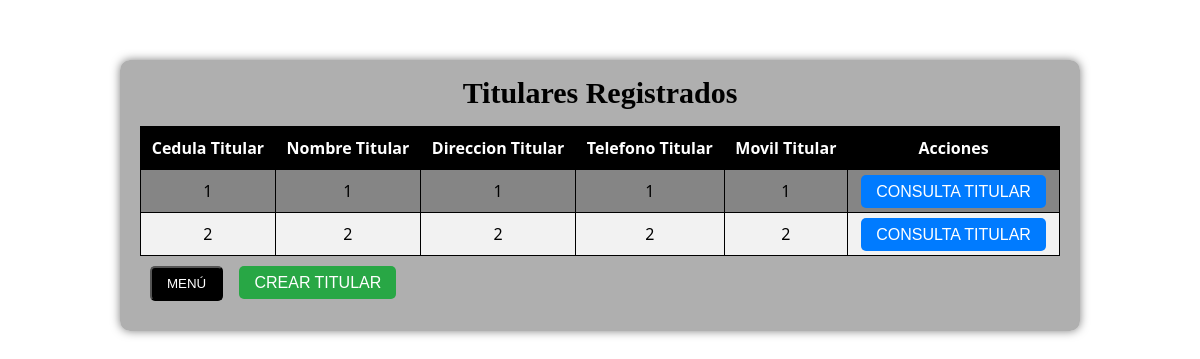
Page /Crud_titular/index.php on the committed database.
### tables this page shows
CREATE TABLE `titular` (
  `cedula_titular` int(12) NOT NULL,
  `nombre_titular` varchar(25) NOT NULL,
  `direccion_titular` varchar(50) NOT NULL,
  `telefono_titular` varchar(14) NOT NULL,
  `movil_titular` varchar(14) NOT NULL
);

### Crud_titular/index.php (the view, shortened to what this page needs)
<?php
$conect = connection();
$search = "SELECT * FROM titular";
$peticion = mysqli_query($conect, $search);
?>
<!DOCTYPE html>
<html lang="en">
<head>
    <link  href="css/estiloindex.css" rel="stylesheet">
</head>
<body>
    <div class="container">
        <h2>Titulares Registrados</h2>
        <table>
            <thead>
                <tr>
                    <th>Cedula Titular</th>
                    <th>Nombre Titular</th>
                    <th>Direccion Titular</th>
                    <th>Telefono Titular</th>
                    <th>Movil Titular</th>
                    <th>Acciones</th>
                </tr>
            </thead>
            <tbody>
                <?php while ($row = mysqli_fetch_array($peticion)): ?>
                    <tr>
                        <td><?= $row['cedula_titular'] ?></td>
                        <td><?= $row['nombre_titular'] ?></td>
                        <td><?= $row['direccion_titular'] ?></td>
                        <td><?= $row['telefono_titular'] ?></td>
                        <td><?= $row['movil_titular'] ?></td>
                        <td><a href="consulta.php?cedula_titular=<?= $row['cedula_titular'] ?>" class="btn consult-btn">Consulta Titular</a></td>
                    </tr>
                <?php endwhile;?>
            </tbody>
        </table>
        <input type="button" class="menu-button" onclick="window.location.href='../menu.php';" value="Menú"/>
        <a href="crear.php" class="btn create-btn">Crear Titular</a>
    </div>
</body>
</html>

### Crud_titular/css/estiloindex.css (style rules this page uses)
* { box-sizing: border-box; margin: 0; padding: 0; }
body { font-family: 'Segoe UI', sans-serif; background-image: url('../img/index_titular.jpg'); background-size: cover; margin: 0; padding: 0; }
.container { background-color: rgba(142, 142, 142, 0.7); border-radius: 10px; width: 80%; margin: 0 auto; padding: 20px; box-shadow: 0 0 10px rgba(0, 0, 0, 0.5); margin-top: 5%; }
h2 { text-align: center; margin-bottom: 20px; font-family: Copperplate, "Copperplate Gothic Light", fantasy; font-size: 24px; font-style: normal; font-variant: normal; font-weight: 700; line-height: 26.4px; font-size: 30px; }
table { width: 100%; border-collapse: collapse; }
table, th, td { border: 1px solid #000; }
th, td { padding: 10px; text-align: center; }
th { background-color: #000000; color: #ffffff; }
tr { background-color: rgb(133, 133, 133); }
tr:nth-child(even) { background-color: #f2f2f2; }
.btn { border-radius: 5px; padding: 8px 15px; margin: 2px; color: #fff; font-family: sans-serif; text-transform: uppercase; text-align: center; text-decoration: none; }
.consult-btn { background-color: #007bff; }
.create-btn { background-color: #28a745; }
.menu-button { border-radius: 5px; padding: 8px 15px; margin: 10px; color: #fff; background-color: #000; font-family: sans-serif; text-transform: uppercase; text-align: center; text-decoration: none; display: inline-block; cursor: pointer; }

### rows in the picture
titular: cedula_titular "1", nombre_titular "1", direccion_titular "1", telefono_titular "1", movil_titular "1"
titular: cedula_titular "2", nombre_titular "2", direccion_titular "2", telefono_titular "2", movil_titular "2"
